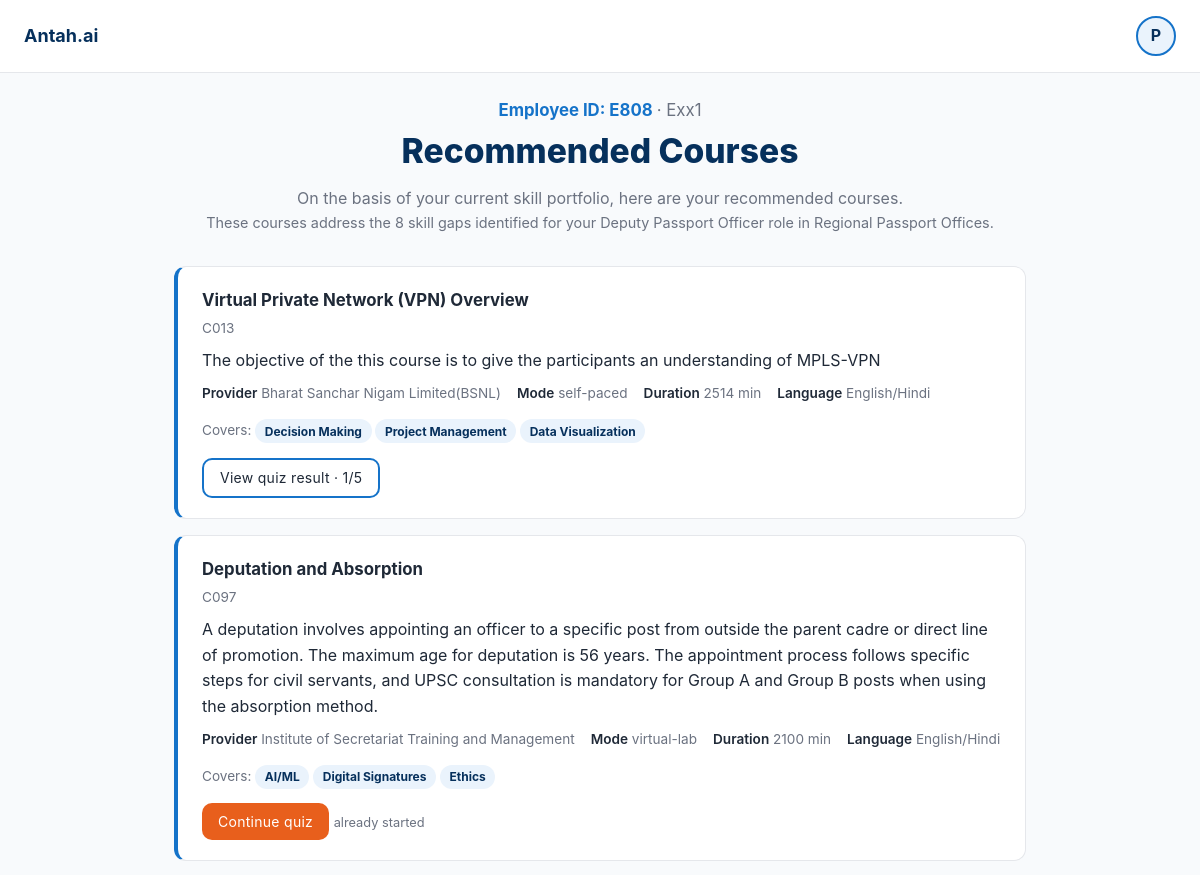
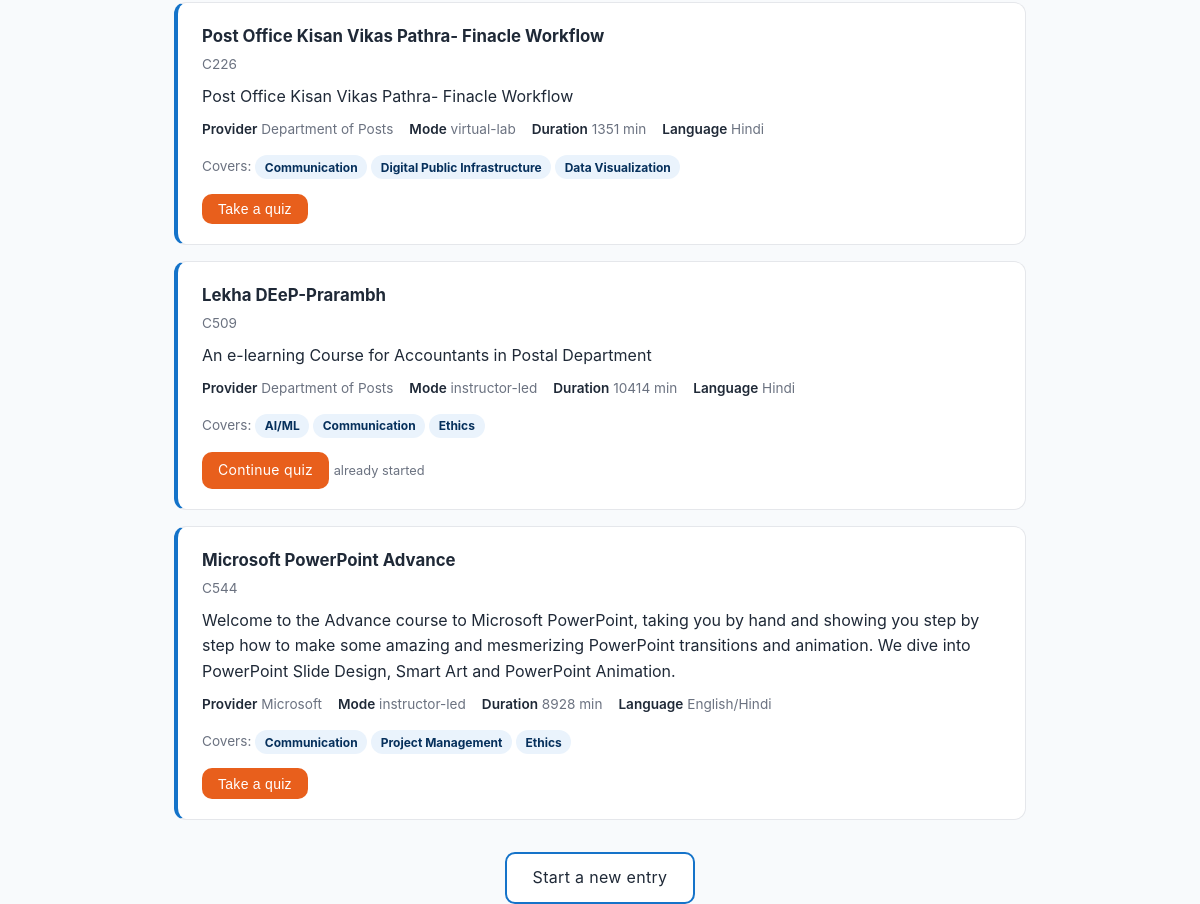
The page /recommendation/results/1 (signed in) on the database its author committed (2 pictures, top to bottom).
### tables this page shows
CREATE TABLE submissions (
                id INTEGER PRIMARY KEY AUTOINCREMENT,
                user_id INTEGER NOT NULL REFERENCES users(id),
                employee_id TEXT NOT NULL,
                name TEXT NOT NULL,
                role_id TEXT NOT NULL,
                designation TEXT NOT NULL,
                department TEXT NOT NULL,
                current_assignment TEXT,
                educational_qualifications TEXT,
                work_experience_years INTEGER,
                previous_trainings TEXT NOT NULL DEFAULT '[]',
                self_rated_skills TEXT NOT NULL DEFAULT '{}',
                quiz_verified_skills TEXT NOT NULL DEFAULT '{}',
                recommendations TEXT NOT NULL DEFAULT '[]',
                submitted_at TEXT NOT NULL
            );

CREATE TABLE quiz_attempts (
                id INTEGER PRIMARY KEY AUTOINCREMENT,
                user_id INTEGER NOT NULL REFERENCES users(id),
                submission_id INTEGER NOT NULL REFERENCES submissions(id),
                course_id TEXT NOT NULL,
                course_title TEXT NOT NULL,
                source_link TEXT,
                status TEXT NOT NULL DEFAULT 'generating',
                error TEXT,
                quiz TEXT,
                answers TEXT,
                score INTEGER,
                total INTEGER,
                accuracy REAL,
                created_at TEXT NOT NULL,
                finished_at TEXT
            );

### app.py (the view)
@app.route("/recommendation/results/<int:submission_id>")
@login_required
def submission_results(submission_id: int):
    submission = _owned_submission(submission_id)
    courses = _course_rows(submission)
    lead, sub = _recommendation_summary(submission)
    return render_template(
        "results.html",
        submission=submission,
        courses=courses,
        lead=lead,
        sub=sub,
    )

### app.py (called while the page is built)
@app.context_processor
def inject_user() -> dict:
    return {"current_user": session.get("username", "")}

def login_required(view):
    @wraps(view)
    def wrapped(*args, **kwargs):
        if "user_id" not in session:
            return redirect(url_for("login"))
        return view(*args, **kwargs)
    return wrapped

def _require_user() -> int:
    return int(session.get("user_id", 0))

def _owned_submission(submission_id: int) -> dict:
    submission = db.get_submission(submission_id)
    if not submission or submission["user_id"] != _require_user():
        abort(404)
    return submission

def _course_rows(submission: dict) -> list[dict]:
    attempts_by_course: dict[str, list[dict]] = {}
    for attempt in db.list_attempts_for_submission(submission["id"]):
        attempts_by_course.setdefault(attempt["course_id"], []).append(attempt)
    rows = []
    for rec in submission.get("recommendations") or []:
        attempts = attempts_by_course.get(rec.get("course_id")) or []
        rows.append({"course": rec, "latest_attempt": attempts[-1] if attempts else None})
    return rows

def _recommendation_summary(submission: dict) -> tuple[str, str]:
    recs = submission.get("recommendations") or []
    lead = RESULTS_LEAD
    if not recs:
        return lead, "No matching courses were found for this profile."
    addressed = {s for rec in recs for s in (rec.get("matched_skills") or [])}
    n = len(addressed)
    designation = submission.get("designation") or "your role"
    department = submission.get("department") or "your department"
    noun = "skill gap" if n == 1 else "skill gaps"
    sub = (
        f"These courses address the {n} {noun} identified for your "
        f"{designation} role in {department}."
    )
    return lead, sub

### db.py (called while the page is built)
def connect() -> sqlite3.Connection:
    conn = sqlite3.connect(DB_PATH)
    conn.row_factory = sqlite3.Row
    conn.execute("PRAGMA foreign_keys = ON")
    return conn

def _submission_row(row: sqlite3.Row) -> dict:
    s = dict(row)
    for col in ("previous_trainings", "self_rated_skills",
                "quiz_verified_skills", "recommendations"):
        try:
            s[col] = json.loads(s[col] or "null") or ([] if col.endswith("s") or col == "recommendations" else {})
        except json.JSONDecodeError:
            s[col] = {} if "skills" in col else []
    return s

### templates/results.html (shortened to what this page needs)
{% extends 'base.html' %}
{% block content %}
<div class="center mt-3 mb-1">
  <div class="employee-id" style="color: var(--brand); font-weight: 700; font-size: 1.05rem;">
    Employee ID: <b>{{ submission.employee_id }}</b>
    {% if submission.name %}<span class="subtle" style="font-weight:400;"> · {{ submission.name }}</span>{% endif %}
  </div>
  <div class="hero-title" style="font-size: clamp(1.5rem,4vw,2.1rem);">Recommended Courses</div>
</div>
<p class="subtle center" style="max-width: 640px; margin: .4rem auto 0;">{{ lead }}</p>
<p class="center" style="font-size: .9rem; color: var(--ink-dim); margin-bottom: 2rem;">{{ sub }}</p>
{% for item in courses %}
  {% set rec = item.course %}
  <div class="course-card">
    <h3>{{ rec.course_title }}</h3>
    <div class="subtle" style="font-size:.85rem;">{{ rec.course_id }}</div>
    {% if rec.description %}<p class="mt-1">{{ rec.description }}</p>{% endif %}
    <div class="course-meta">
      {% if rec.provider %}<span><b>Provider</b> {{ rec.provider }}</span>{% endif %}
      {% if rec.mode %}<span><b>Mode</b> {{ rec.mode }}</span>{% endif %}
      {% if rec.duration_minutes %}<span><b>Duration</b> {{ rec.duration_minutes }} min</span>{% endif %}
      {% if rec.language %}<span><b>Language</b> {{ rec.language }}</span>{% endif %}
    </div>
    {% if rec.matched_skill_names %}
    <div style="font-size:.85rem; color: var(--ink-dim); margin-bottom:.9rem;">
      Covers: {% for name in rec.matched_skill_names %}<span class="pill unverified">{{ name }}</span> {% endfor %}
    </div>
    {% endif %}
    <div class="quiz-link">
      {% set a = item.latest_attempt %}
      {% if a and a.status == 'graded' %}
        <a class="btn btn-outline btn-sm" href="{{ url_for('quiz_results', attempt_id=a.id) }}">View quiz result
          {% if a.score is not none %}· {{ a.score }}/{{ a.total }}{% endif %}
        </a>
      {% elif a %}
        <a class="btn btn-primary btn-sm" href="{{ url_for('quiz_attempt', attempt_id=a.id) }}">Continue quiz</a>
        <span class="hint">already started</span>
      {% else %}
        <form method="post" action="{{ url_for('quiz_start') }}" style="display:inline;">
          <button type="submit" class="btn btn-primary btn-sm">Take a quiz</button>
        </form>
      {% endif %}
    </div>
  </div>
{% else %}
  <p class="muted-empty">No courses were recommended for this profile.</p>
{% endfor %}
<div class="center mt-4 mb-4">
  <a class="btn btn-outline" href="{{ url_for('recommendation') }}">Start a new entry</a>
</div>
{% endblock %}

### templates/base.html (shortened to what this page needs)
<!DOCTYPE html>
<html lang="en">
<head>
  <link rel="stylesheet" href="{{ url_for('static', filename='css/style.css') }}">
</head>
<body>
  <nav class="nav">
    <a class="nav-brand" href="{{ url_for('recommendation') }}">Antah.ai</a>
    <div class="nav-right">
      <div class="avatar-wrap">
        <div class="avatar" id="avatarBtn" title="{{ current_user }}" tabindex="0">{{ current_user[0]|upper }}</div>
      </div>
    </div>
  </nav>
  <main class="container">
    {% block content %}{% endblock %}
  </main>
</body>
</html>

### static/css/style.css (style rules this page uses)
:root { --ground: #F8FAFC; --ink: #1F2937; --ink-dim: #6B7280; --border: #E5E7EB; --card: #FFFFFF; --brand: #1573C9; --brand-deep: #06305C; --accent: #E85F1C; --accent-hover: #F2751F; --success: #15803D; --warning: #D97706; --danger: #C0392B; --red-50: #FDECEC; --blue-50: #EAF3FC; --radius: 12px; }
* { margin: 0; padding: 0; box-sizing: border-box; }
body { background: var(--ground); color: var(--ink); font: 400 16px/1.6 -apple-system, BlinkMacSystemFont, "Segoe UI", Roboto, sans-serif; -webkit-font-smoothing: antialiased; min-height: 100vh; }
a { color: var(--brand); text-decoration: none; }
.container { max-width: 900px; margin: 0 auto; padding: 0 1.5rem; }
.nav { display: flex; align-items: center; justify-content: space-between; padding: 1rem 1.5rem; background: #fff; border-bottom: 1px solid var(--border); position: sticky; top: 0; z-index: 50; }
.nav-brand { font-weight: 700; font-size: 1.125rem; color: var(--brand-deep); }
.avatar-wrap { position: relative; }
.nav-right { display: flex; align-items: center; gap: .65rem; }
.avatar { width: 40px; height: 40px; border-radius: 50%; border: 2px solid var(--brand); background: var(--blue-50); color: var(--brand-deep); font-weight: 700; display: flex; align-items: center; justify-content: center; cursor: pointer; font-size: 1rem; }
.btn { display: inline-block; padding: .7rem 1.6rem; border: none; cursor: pointer; font: 600 .95rem/1 inherit; letter-spacing: .02em; text-transform: none; border-radius: 10px; transition: background .15s ease, transform .05s ease; text-decoration: none; }
.btn-primary { background: var(--accent); color: #fff; }
.btn-outline { background: #fff; color: var(--ink); border: 2px solid var(--brand); }
.btn-sm { padding: .45rem 1rem; font-size: .875rem; }
.hero-title { font-size: clamp(1.75rem, 5vw, 2.75rem); font-weight: 800; color: var(--brand-deep); }
.subtle { color: var(--ink-dim); }
.center { text-align: center; }
.mt-1 { margin-top: .5rem; }
.mt-3 { margin-top: 1.5rem; }
.mt-4 { margin-top: 2rem; }
.mb-1 { margin-bottom: .5rem; }
.hint { font-size: .8rem; color: var(--ink-dim); margin-top: .35rem; }
.course-card { background: #fff; border: 1px solid var(--border); border-left: 4px solid var(--brand); border-radius: var(--radius); padding: 1.25rem 1.5rem; margin-bottom: 1rem; }
.course-card h3 { font-size: 1.05rem; margin-bottom: .25rem; }
.course-meta { display: flex; flex-wrap: wrap; gap: 1rem; font-size: .85rem; color: var(--ink-dim); margin: .6rem 0 .9rem; }
.course-meta span b { color: var(--ink); font-weight: 600; }
.quiz-link { margin-top: .4rem; }
.pill { display: inline-block; padding: .15rem .6rem; border-radius: 999px; font-size: .75rem; font-weight: 700; }
.pill.unverified { background: var(--blue-50); color: var(--brand-deep); }

### rows shown on the page
submissions: employee_id "E808", name "Exx1"
quiz_attempts: score "1", total "5"
quiz_attempts: course_title "Deputation and Absorption", course_id "C097", description "A deputation involves appointing an officer to a specific post from outside the parent cadre or direct line of promotion. The maximum age for deputation is 56 years. The appointment process follows specific steps for civil servants, and UPSC consultation is mandatory for Group A and Group B posts when using the absorption method.", provider "Institute of Secretariat Training and Management", mode "virtual-lab", duration_minutes "2100", language "English/Hindi", matched_skill_names "AI/ML" "Digital Signatures" "Ethics"
quiz_attempts: course_title "Lekha DEeP-Prarambh", course_id "C509", description "An e-learning Course for Accountants in Postal Department", provider "Department of Posts", mode "instructor-led", duration_minutes "10414", language "Hindi", matched_skill_names "AI/ML" "Communication" "Ethics"

### other values the page prints
{{ current_user[0]|upper }} "P"
{{ lead }} "On the basis of your current skill portfolio, here are your recommended courses."
{{ sub }} "These courses address the 8 skill gaps identified for your Deputy Passport Officer role in Regional Passport Offices."
{{ rec.course_title }} "Virtual Private Network (VPN) Overview" "Post Office Kisan Vikas Pathra- Finacle Workflow" "Microsoft PowerPoint Advance"
{{ rec.course_id }} "C013" "C226" "C544"
{{ rec.description }} "The objective of the this course is to give the participants an understanding of MPLS-VPN" "Post Office Kisan Vikas Pathra- Finacle Workflow"
{{ rec.provider }} "Bharat Sanchar Nigam Limited(BSNL)" "Department of Posts" "Microsoft"
{{ rec.mode }} "self-paced" "virtual-lab" "instructor-led"
{{ rec.duration_minutes }} "2514" "1351" "8928"
{{ rec.language }} "English/Hindi" "Hindi" "English/Hindi"
{{ name }} "Decision Making" "Project Management" "Data Visualization" "Communication" "Digital Public Infrastructure" "Data Visualization" "Communication" "Project Management" "Ethics"
